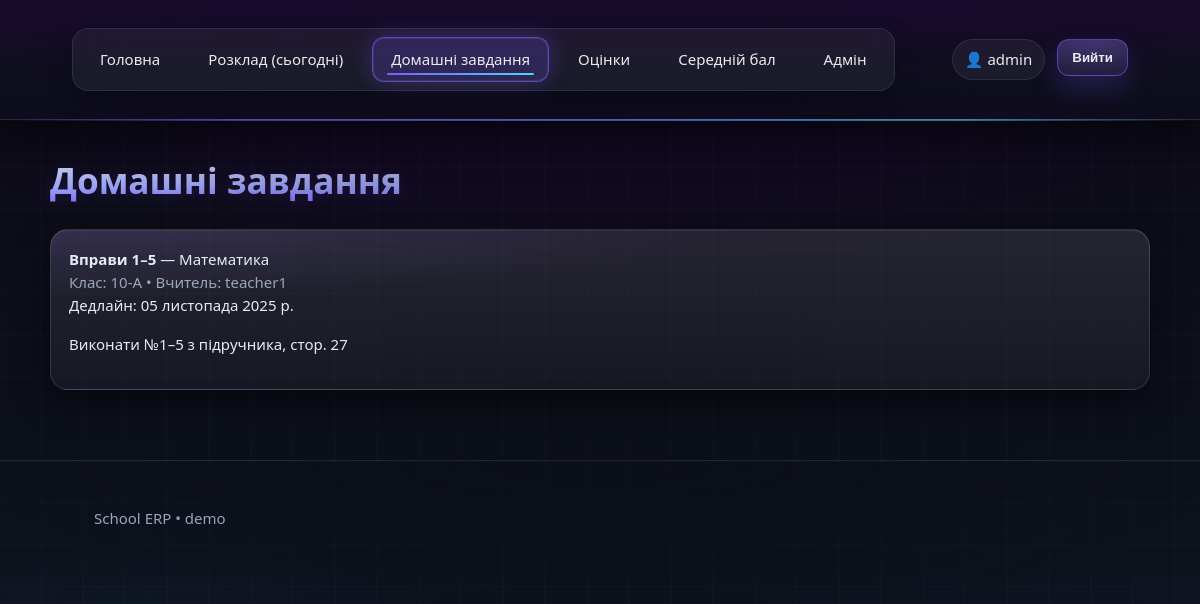
Page /homework/ (signed in) on the committed database.
### academics/models.py (models this page shows, shortened)
class Homework(models.Model):
    title = models.CharField(max_length=200)
    text = models.TextField()
    subject = models.ForeignKey(Subject, on_delete=models.CASCADE)
    teacher = models.ForeignKey(TeacherProfile, on_delete=models.CASCADE)
    classroom = models.ForeignKey(ClassRoom, on_delete=models.CASCADE)
    deadline = models.DateField(null=True, blank=True)
    created = models.DateTimeField(default=timezone.now)
    class Meta: ordering = ["-created"]

class Subject(models.Model):
    title = models.CharField(max_length=150)
    description = models.TextField(blank=True)
    teacher = models.ForeignKey(TeacherProfile, on_delete=models.CASCADE, related_name="subjects")

### users/models.py (models this page shows, shortened)
class ClassRoom(models.Model):
    name = models.CharField(max_length=50)  # напр. "10-А"

class TeacherProfile(models.Model):
    user = models.OneToOneField(User, on_delete=models.CASCADE, related_name="teacherprofile")

### core_dashboard/views.py (the view)
# urls.py: path("homework/", views.homework_list, name="homework_list"),
@role_required("admin", "teacher", "student")
def homework_list(request):
    qs = Homework.objects.select_related("subject","teacher","teacher__user","classroom")
    u = request.user
    if u.is_superuser:
        items = qs.order_by("-created")
    elif _teacher_profile(u):
        items = qs.filter(teacher=_teacher_profile(u)).order_by("-created")
    elif _student_profile(u) and getattr(_student_profile(u), "classroom_id", None):
        items = qs.filter(classroom_id=_student_profile(u).classroom_id).order_by("-created")
    else:
        items = qs.none()
    return render(request, "homework/list.html", {"items": items})

### common/templatetags/roles.py (called while the page is built)
@register.simple_tag(takes_context=True)
def has_role(context, role):
    u = context["request"].user
    if not u.is_authenticated:
        return False
    if role == "admin":
        return u.is_superuser
    return any([
        role == "teacher" and (hasattr(u, "teacherprofile") or hasattr(u, "teacher_profile")),
        role == "student" and (hasattr(u, "studentprofile") or hasattr(u, "student_profile")),
        role == "parent"  and (hasattr(u, "parentprofile")  or hasattr(u, "parent_profile")),
    ])

### templates/homework/list.html (shortened to what this page needs)
{% extends "base.html" %}
{% block content %}
<h1>Домашні завдання</h1>
{% if items %}
  {% for hw in items %}
    <div class="card">
      <div><b>{{ hw.title }}</b> — {{ hw.subject.title }}</div>
      <div class="muted">Клас: {{ hw.classroom.name }} • Вчитель: {{ hw.teacher.user.get_full_name|default:hw.teacher.user.username }}</div>
      {% if hw.deadline %}<div>Дедлайн: {{ hw.deadline }}</div>{% endif %}
      <p>{{ hw.text }}</p>
    </div>
  {% endfor %}
{% else %}
  <p class="muted">Немає завдань.</p>
{% endif %}
{% endblock %}

### templates/base.html (shortened to what this page needs)
{% load static %}
{% load roles %}
<!DOCTYPE html>
<html lang="uk">
<head>
  <link rel="stylesheet" href="{% static 'css/main.css' %}">
</head>
<body>
<header class="navbar">
  <div class="container">
    <nav class="nav">
      <ul class="links">
        <li><a href="{% url 'home' %}"
               {% if request.resolver_match.url_name == 'home' %}aria-current="page"{% endif %}>Головна</a></li>
        <li><a href="{% url 'schedule_today' %}"
               {% if request.resolver_match.url_name == 'schedule_today' %}aria-current="page"{% endif %}>Розклад (сьогодні)</a></li>
        <li><a href="{% url 'homework_list' %}"
               {% if request.resolver_match.url_name == 'homework_list' %}aria-current="page"{% endif %}>Домашні завдання</a></li>
        <li><a href="{% url 'my_journal' %}"
               {% if request.resolver_match.url_name == 'my_journal' %}aria-current="page"{% endif %}>Оцінки</a></li>
        <li><a href="{% url 'my_summary' %}"
               {% if request.resolver_match.url_name == 'my_summary' %}aria-current="page"{% endif %}>Середній бал</a></li>
        <li><a href="/admin/">Адмін</a></li>
        {% has_role 'teacher' as is_teacher %}
      </ul>
      <ul class="nav-right">
        {% if user.is_authenticated %}
          <li class="user">👤 {{ user.username }}</li>
          <li>
            <form action="{% url 'logout' %}" method="post">
              <button type="submit" class="btn btn-primary">Вийти</button>
            </form>
          </li>
        {% else %}
          <li><a class="btn" href="{% url 'login' %}">Увійти</a></li>
        {% endif %}
      </ul>
    </nav>
  </div>
</header>
<main class="main container">
  {% block content %}{% endblock %}
</main>
<footer class="footer">
  <div class="container">
    <p>School ERP • demo</p>
  </div>
</footer>
</body>
</html>

### rows in the picture
Homework: title "Вправи 1–5", subject "Математика", classroom.name "10-А", teacher.user.get_full_name "teacher1", deadline "05 листопада 2025 р.", text "Виконати №1–5 з підручника, стор. 27"

### other values in the picture
{{ user.username }} "admin"
